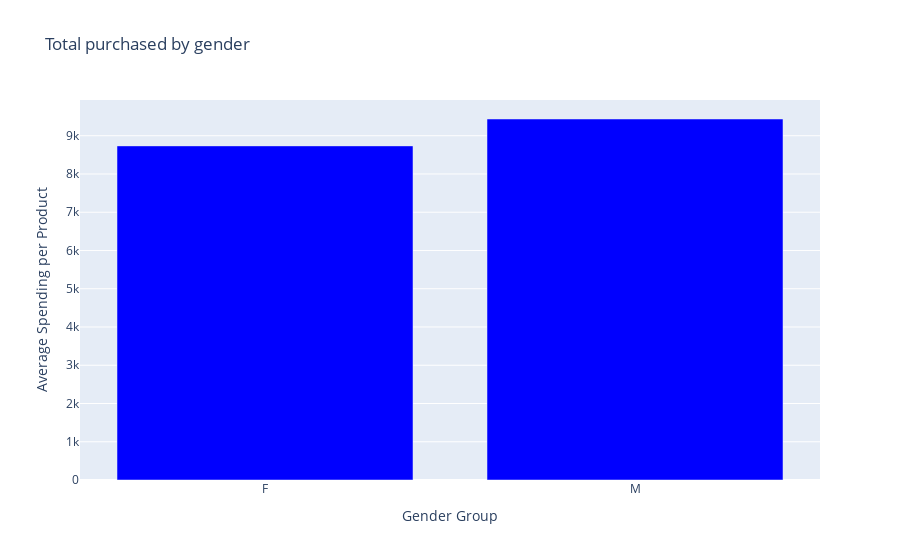

Here is the notebook cell this chart was saved with:
### Code cell
fig = px.bar(Grouped_by_Gender, x=Grouped_by_Gender.index, y="Average_Spending_Per_Product",
             labels={"Gender": "Gender Group", "Average_Spending_Per_Product": "Average Spending per Product"},
             title="Total purchased by gender", color_discrete_sequence=["blue"])

# Show the plot
fig.show()

### Figure 1 — Plotly figure (JSON) as saved in the notebook; plotly's stock layout.template omitted (floating-point values rounded to 4 significant figures)
{"data": [{"alignmentgroup": "True", "hovertemplate": "Gender Group=%{x}<br>Average Spending per Product=%{y}<extra></extra>", "legendgroup": "", "marker": {"color": "blue", "pattern": {"shape": ""}}, "name": "", "offsetgroup": "", "orientation": "v", "showlegend": false, "textposition": "auto", "type": "bar", "x": ["F", "M"], "xaxis": "x", "y": [8735.0, 9438.0], "yaxis": "y"}], "layout": {"barmode": "relative", "legend": {"tracegroupgap": 0}, "title": {"text": "Total purchased by gender"}, "xaxis": {"anchor": "y", "domain": [0, 1], "title": {"text": "Gender Group"}}, "yaxis": {"anchor": "x", "domain": [0, 1], "title": {"text": "Average Spending per Product"}}}}
